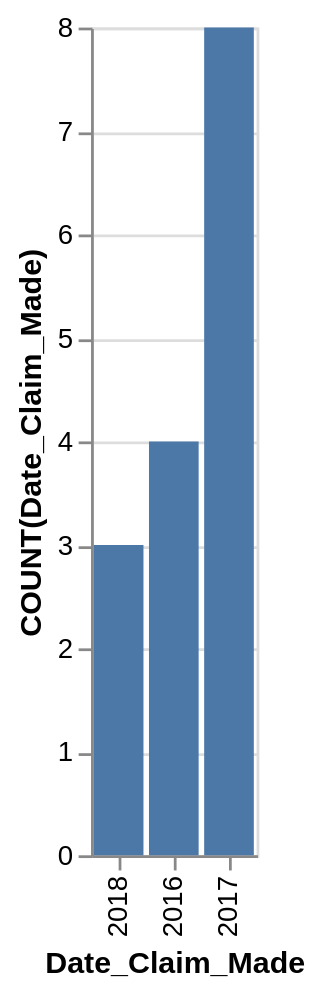

Specify this chart in Vega-Lite:
### Vega-Lite specification from a JSON file in a GitHub repository (floating-point values rounded to 4 significant figures)
{"data": {"values": [{"x_data": "2018", "y_data": 3}, {"x_data": "2016", "y_data": 4}, {"x_data": "2017", "y_data": 8}]}, "mark": "bar", "encoding": {"x": {"field": "x_data", "type": "nominal", "title": "Date_Claim_Made", "sort": {"op": "sum", "field": "y_data", "order": "ascending"}}, "y": {"field": "y_data", "type": "quantitative", "title": "COUNT(Date_Claim_Made)"}}}
